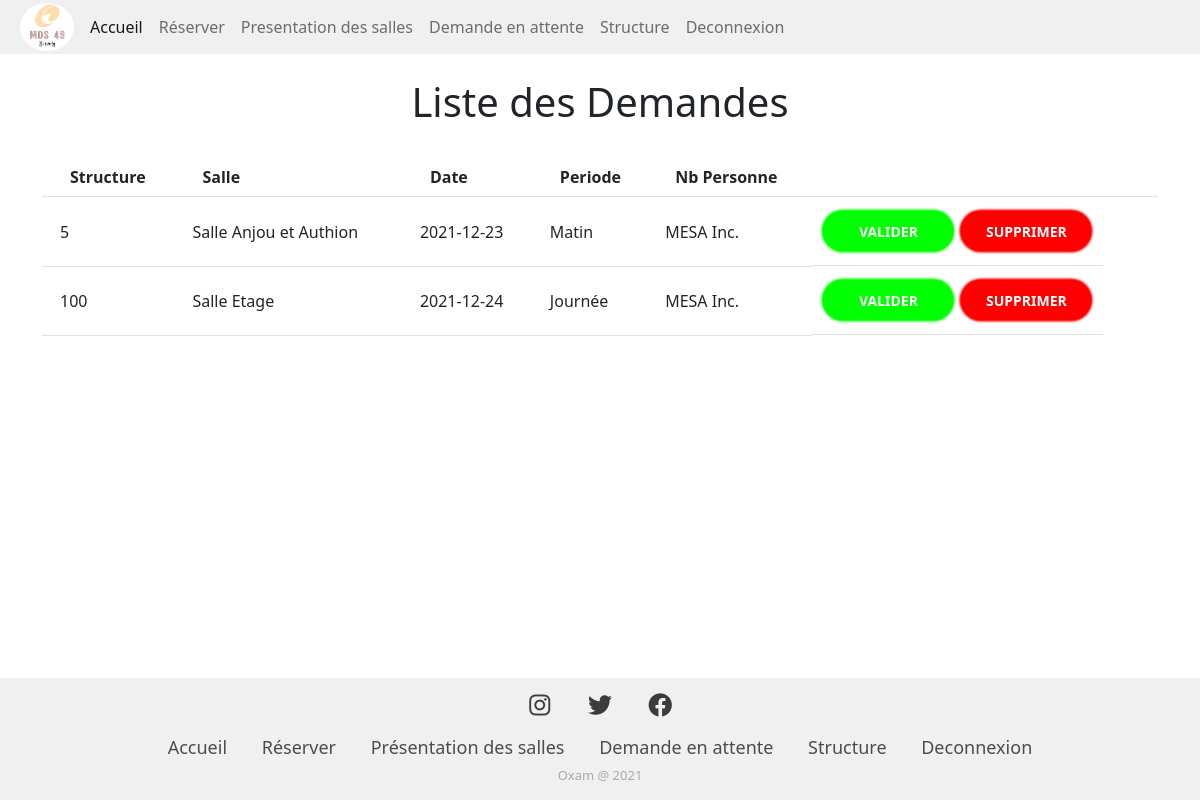
/index.php?uc=reserver&action=voirdemande (signed in), run on the app's committed database.
### tables this page shows
CREATE TABLE `demande` (
  `Id_Demande` int(11) NOT NULL,
  `nb_personne` int(11) DEFAULT NULL,
  `date_resa` date DEFAULT NULL,
  `staut_demande` varchar(50) DEFAULT NULL,
  `Id_Tranche` int(11) NOT NULL,
  `Id_Salle` int(11) NOT NULL,
  `Id_Structure` int(11) NOT NULL
);

CREATE TABLE `salle` (
  `Id_Salle` int(11) NOT NULL,
  `nom_salle` varchar(50) DEFAULT NULL,
  `description` text,
  `nom_image` varchar(50) DEFAULT NULL,
  `Id_Categorie` int(11) NOT NULL
);

CREATE TABLE `tranche` (
  `Id_Tranche` int(11) NOT NULL,
  `nom_tranche` varchar(50) DEFAULT NULL,
  `Id_Periode` int(11) DEFAULT NULL
);

CREATE TABLE `structure` (
  `Id_Structure` int(11) NOT NULL,
  `nom` varchar(50) DEFAULT NULL,
  `IBAN` varchar(50) DEFAULT NULL,
  `profil` varchar(50) DEFAULT NULL,
  `Id_Type_structure` int(11) NOT NULL
);

### util/Class.pdo.OXAM.inc.php (called while the page is built, shortened)
<?php
function getDemandes() {
    $resultat = array();
    try {
        $pdo = connexionPDO();
        $req = $pdo->prepare("SELECT * FROM demande inner join tranche on demande.Id_Tranche = tranche.Id_Tranche inner join structure on demande.Id_Structure = structure.Id_Structure inner join salle on demande.Id_Salle = salle.Id_Salle where staut_demande = 'N'");
        $req->execute();
        $ligne = $req->fetch(PDO::FETCH_ASSOC);
        while ($ligne) {
            $resultat[] = $ligne;
            $ligne = $req->fetch(PDO::FETCH_ASSOC);
        }
    } catch (PDOException $e) {
        print "Erreur !: " . $e->getMessage();
        die();
    }
    return $resultat;
}
?>

### vues/voirdemande.php (the view, shortened to what this page needs)
<link rel="stylesheet" type="text/css" href="util/reservation.css">
<h1><center>Liste des Demandes</center></h1><br>
<div class="container">
	<table class="table">
		<tr>
			<th>
				<span class="head">Structure</span>
			</th>
			<th>
				<span class="head">Salle</span>
			</th>
			<th>
				<span class="head">Date</span>
			</th>
			<th>
				<span class="head">Periode</span>
			</th>
			<th>
				<span class="head">Nb Personne</span>
			</th>
			<th>
			</th>
		</tr>
		<?php
			$demandes = getDemandes();
			$a = 0;
			while($a != sizeof($demandes)){
				$nbprs = $demandes[$a]['nb_personne'];
				$date = $demandes[$a]['date_resa'];
				$nom = $demandes[$a]['nom'];
				$periode = $demandes[$a]['nom_tranche'];
				$salle = $demandes[$a]['nom_salle'];
				echo '
		<tr>
			<td class="content">
				<span class="content">'.$nbprs.'</span>
			</td>
			<td class="content">
				<span class="content">'.$salle.'</span>
			</td>
			<td class="content">
				<span class="content">'.$date.'</span>
			</td>
			<td class="content">
				<span class="content">'.$periode.'</span>
			</td>
			<td class="content">
				<span class="content">'.$nom.'</span>
			</td>
			<td class="btninline">
				<button class="btnall btngreen" onclick="window.location=\'index.php?uc=reserver&action=validdemande&Id_Demande='.$demandes[$a]['Id_Demande'].'\';">Valider</button>
				<button class="btnall btnred" onclick="window.location=\'index.php?uc=reserver&action=suppdemande&Id_Demande='.$demandes[$a]['Id_Demande'].'\';">Supprimer</button>
			</td>
		</tr>
				';
				$a = $a+1;
			}
		?>
	</table>
</div>

### util/style.css (style rules this page uses)
.btnall { max-width: 300px; text-transform: uppercase; font-size: 14px; display: block; margin-right: auto; margin-left: auto; width: 60%; border-radius: 25px; height: 40px; border: 0; background-color: #e3e3e3; box-shadow: 0 0 2px 0.1rem #e3e3e3; }

### util/reservation.css (style rules this page uses)
.head { margin-left: 20px; }
.content { margin-left: 10px; vertical-align: middle; }
.btnred { border-color: red; min-width: 130px !important; color: #ffffff; font-weight: bold; background-color: red; box-shadow: 0 0 2px 0.1rem red; margin: 6px 4px; }
.btngreen { border-color: #00ff00; min-width: 130px!important; color: #ffffff; font-weight: bold; background-color: #00ff00; box-shadow: 0 0 2px 0.1rem #00ff00; margin: 6px 4px; }
@media (min-width: 992px) { .btninline { display: inline-flex; } }
@media (min-width: 0px) { .btninline { display: auto; } }

### util/footer.css (style rules this page uses)
* { margin: 0; padding: 0; box-sizing: border-box; }
body { font-weight: 400; background-color: white; }

### data on the page
demande: nb_personne "5", Id_Salle.nom_salle "Salle Anjou et Authion", date_resa "2021-12-23", Id_Tranche.nom_tranche "Matin", Id_Structure.nom "MESA Inc."
demande: nb_personne "100", Id_Salle.nom_salle "Salle Etage", date_resa "2021-12-24", Id_Tranche.nom_tranche "Journée", Id_Structure.nom "MESA Inc."
